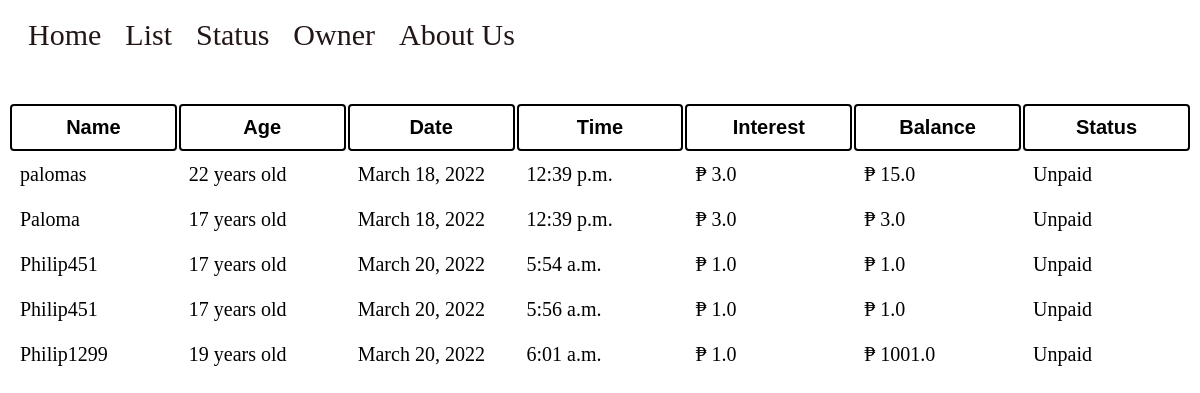
The app's page /status/ with its own data.
### base/models.py (models this page shows, shortened)
class Information(models.Model):
    name = models.CharField(max_length=200)
    age = models.IntegerField(default=0)
    date = models.DateTimeField(default=timezone.now)
    interest = models.FloatField(default=0)
    balance = models.FloatField(default=0)
    interest_bool = models.BooleanField(default=True)
    agreement = models.BooleanField(default=False)
    date_debts = models.DateTimeField(default=timezone.now)

### base/views.py (the view)
# urls.py: path("status/", views.status, name='status'),
def status(response):
    active()
    ls = Information.objects.all()
    return render(response, 'status.html', {"item": ls})

### templates/status.html (shortened to what this page needs)
{% extends 'nav_bar.html' %}
{% load static %}
{% block content %}
    <link rel="stylesheet" href="{% static 'base/css/status.css' %}">
    <div class="status">
    <table>
    <tr>
            <th>Name</th>
            <th>Age</th>
            <th>Date</th>
            <th>Time</th>
            <th>Interest</th>
            <th>Balance</th>
            <th>Status</th>
        </tr>
    {% for i in item %}
    <tr>
        <td>{{ i.name }}</td>
        <td>{{ i.age }} years old</td>
        <td>{{ i.date.date }}</td>
        <td>{{ i.date.time}}</td>
        <td>₱ {{ i.interest }}</td>
        <td>₱ {{ i.balance }}</td>
        {%if i.balance > 0  %}
        <td>Unpaid</td>
        {% else %}
            <td>Paid</td>
        {% endif %}
    </tr>
    {% endfor %}
     </table>
    </div>
{% endblock %}

### templates/nav_bar.html (shortened to what this page needs)
<!DOCTYPE html>
<html lang="en">
<head>
{% load static %}
    <link rel="stylesheet" href="{%  static 'base/css/nav-bar.css'%}">
</head>
<body>
<div class="nav-bar">
    <a href="{% url 'home' %}">Home</a>
    <a href="{% url 'list-client' %}">List</a>
    <a href="{% url 'status' %}">Status</a>
    <a href="{% url 'secure' %}">Owner</a>
    <a>About Us</a>
</div>
{% block content %}
{% endblock %}
</body>
</html>

### base/static/base/css/nav-bar.css (style rules this page uses)
.nav-bar { width: 100%; height: 20%; padding: 10px; }
.nav-bar a { text-decoration: none; font-family: Montserrat, serif; font-size: 30px; padding: 10px; color: #231616; transition: background-color 0.2s, color 0.2s; }

### base/static/base/css/status.css (style rules this page uses)
.status table tr th { border: 2px solid; border-radius: 4px; font-family: arial, serif; font-size: 20px; padding: 10px; width: 10.5%; }
.status table tr td { font-size: 20px; font-family: "Roboto mono", serif; text-align: left; padding: 10px; }
.status { margin-top: 40px; }

### records on screen
Information: name "palomas", age "22", date "March 18, 2022", date.time "12:39 p.m.", interest "3.0", balance "15.0", shows "Unpaid"
Information: name "Paloma", age "17", date "March 18, 2022", date.time "12:39 p.m.", interest "3.0", balance "3.0", shows "Unpaid"
Information: name "Philip451", age "17", date "March 20, 2022", date.time "5:54 a.m.", interest "1.0", balance "1.0", shows "Unpaid"
Information: name "Philip451", age "17", date "March 20, 2022", date.time "5:56 a.m.", interest "1.0", balance "1.0", shows "Unpaid"
Information: name "Philip1299", age "19", date "March 20, 2022", date.time "6:01 a.m.", interest "1.0", balance "1001.0", shows "Unpaid"
